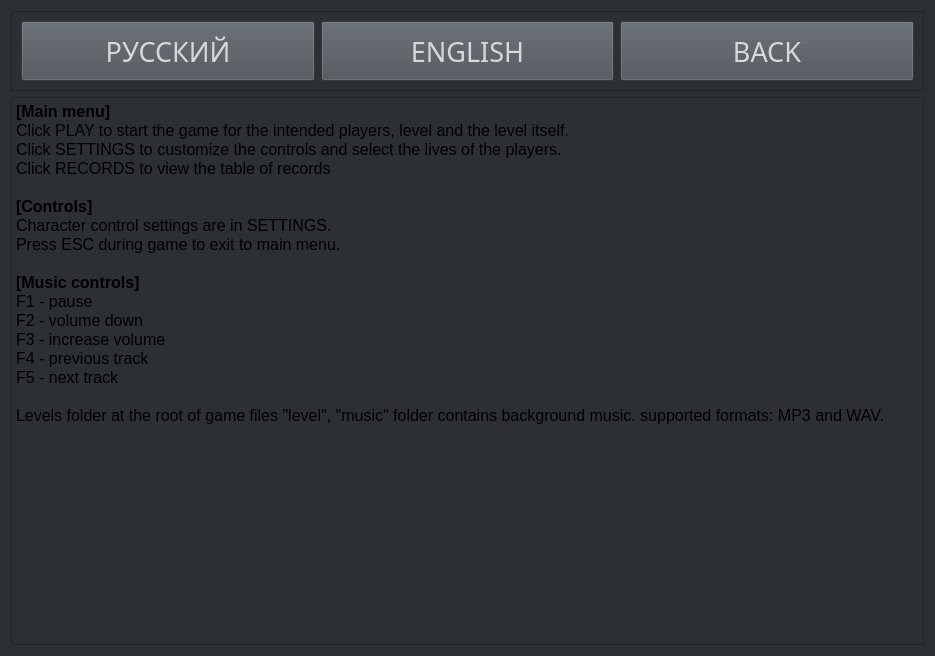
<?xml version="1.0" encoding="UTF-8"?>
<ui version="4.0">
 <class>Help</class>
 <widget class="QWidget" name="Help">
  <property name="geometry">
   <rect>
    <x>0</x>
    <y>0</y>
    <width>935</width>
    <height>656</height>
   </rect>
  </property>
  <property name="windowTitle">
   <string>Form</string>
  </property>
  <property name="styleSheet">
   <string notr="true">background-color: rgb(44, 47, 51);</string>
  </property>
  <layout class="QVBoxLayout" name="verticalLayout">
   <item>
    <widget class="QFrame" name="frame">
     <property name="sizePolicy">
      <sizepolicy hsizetype="Expanding" vsizetype="Maximum">
       <horstretch>0</horstretch>
       <verstretch>0</verstretch>
      </sizepolicy>
     </property>
     <property name="minimumSize">
      <size>
       <width>0</width>
       <height>0</height>
      </size>
     </property>
     <property name="frameShape">
      <enum>QFrame::StyledPanel</enum>
     </property>
     <property name="frameShadow">
      <enum>QFrame::Raised</enum>
     </property>
     <layout class="QHBoxLayout" name="horizontalLayout">
      <item>
       <widget class="QPushButton" name="pushButton">
        <property name="sizePolicy">
         <sizepolicy hsizetype="Expanding" vsizetype="Fixed">
          <horstretch>0</horstretch>
          <verstretch>0</verstretch>
         </sizepolicy>
        </property>
        <property name="minimumSize">
         <size>
          <width>0</width>
          <height>60</height>
         </size>
        </property>
        <property name="font">
         <font>
          <family>Press Start 2P</family>
          <pointsize>20</pointsize>
         </font>
        </property>
        <property name="styleSheet">
         <string notr="true">QPushButton {
	background-color: rgb(74, 80, 86);
	color: rgb(216, 216, 216);
}
QPushButton:hover:!pressed  {
	background-color: rgb(244, 226, 66);
	color: rgb(43, 43, 43);
}</string>
        </property>
        <property name="text">
         <string>РУССКИЙ</string>
        </property>
       </widget>
      </item>
      <item>
       <widget class="QPushButton" name="pushButton_2">
        <property name="sizePolicy">
         <sizepolicy hsizetype="Expanding" vsizetype="Fixed">
          <horstretch>0</horstretch>
          <verstretch>0</verstretch>
         </sizepolicy>
        </property>
        <property name="minimumSize">
         <size>
          <width>0</width>
          <height>60</height>
         </size>
        </property>
        <property name="font">
         <font>
          <family>Press Start 2P</family>
          <pointsize>20</pointsize>
         </font>
        </property>
        <property name="styleSheet">
         <string notr="true">QPushButton {
	background-color: rgb(74, 80, 86);
	color: rgb(216, 216, 216);
}
QPushButton:hover:!pressed  {
	background-color: rgb(244, 226, 66);
	color: rgb(43, 43, 43);
}</string>
        </property>
        <property name="text">
         <string>ENGLISH</string>
        </property>
       </widget>
      </item>
      <item>
       <widget class="QPushButton" name="pushButton_3">
        <property name="sizePolicy">
         <sizepolicy hsizetype="Expanding" vsizetype="Fixed">
          <horstretch>0</horstretch>
          <verstretch>0</verstretch>
         </sizepolicy>
        </property>
        <property name="minimumSize">
         <size>
          <width>0</width>
          <height>60</height>
         </size>
        </property>
        <property name="font">
         <font>
          <family>Press Start 2P</family>
          <pointsize>20</pointsize>
         </font>
        </property>
        <property name="styleSheet">
         <string notr="true">QPushButton {
	background-color: rgb(74, 80, 86);
	color: rgb(216, 216, 216);
}
QPushButton:hover:!pressed  {
	background-color: rgb(244, 226, 66);
	color: rgb(43, 43, 43);
}</string>
        </property>
        <property name="text">
         <string>BACK</string>
        </property>
       </widget>
      </item>
     </layout>
    </widget>
   </item>
   <item>
    <widget class="QTextBrowser" name="textBrowser">
     <property name="html">
      <string>&lt;!DOCTYPE HTML PUBLIC &quot;-//W3C//DTD HTML 4.0//EN&quot; &quot;http://www.w3.org/TR/REC-html40/strict.dtd&quot;&gt;
&lt;html&gt;&lt;head&gt;&lt;meta name=&quot;qrichtext&quot; content=&quot;1&quot; /&gt;&lt;meta charset=&quot;utf-8&quot; /&gt;&lt;style type=&quot;text/css&quot;&gt;
p, li { white-space: pre-wrap; }
&lt;/style&gt;&lt;/head&gt;&lt;body style=&quot; font-family:'Segoe UI'; font-size:9pt; font-weight:400; font-style:normal;&quot;&gt;
&lt;p style=&quot; margin-top:0px; margin-bottom:0px; margin-left:0px; margin-right:0px; -qt-block-indent:0; text-indent:0px;&quot;&gt;&lt;span style=&quot; font-size:12pt; font-weight:700;&quot;&gt;[Main menu]&lt;/span&gt;&lt;/p&gt;
&lt;p style=&quot; margin-top:0px; margin-bottom:0px; margin-left:0px; margin-right:0px; -qt-block-indent:0; text-indent:0px;&quot;&gt;&lt;span style=&quot; font-size:12pt;&quot;&gt;Click PLAY to start the game for the intended players, level and the level itself.&lt;/span&gt;&lt;/p&gt;
&lt;p style=&quot; margin-top:0px; margin-bottom:0px; margin-left:0px; margin-right:0px; -qt-block-indent:0; text-indent:0px;&quot;&gt;&lt;span style=&quot; font-size:12pt;&quot;&gt;Click SETTINGS to customize the controls and select the lives of the players.&lt;/span&gt;&lt;/p&gt;
&lt;p style=&quot; margin-top:0px; margin-bottom:0px; margin-left:0px; margin-right:0px; -qt-block-indent:0; text-indent:0px;&quot;&gt;&lt;span style=&quot; font-size:12pt;&quot;&gt;Click RECORDS to view the table of records&lt;/span&gt;&lt;/p&gt;
&lt;p style=&quot;-qt-paragraph-type:empty; margin-top:0px; margin-bottom:0px; margin-left:0px; margin-right:0px; -qt-block-indent:0; text-indent:0px; font-size:12pt;&quot;&gt;&lt;br /&gt;&lt;/p&gt;
&lt;p style=&quot; margin-top:0px; margin-bottom:0px; margin-left:0px; margin-right:0px; -qt-block-indent:0; text-indent:0px;&quot;&gt;&lt;span style=&quot; font-size:12pt; font-weight:700;&quot;&gt;[Controls]&lt;/span&gt;&lt;/p&gt;
&lt;p style=&quot; margin-top:0px; margin-bottom:0px; margin-left:0px; margin-right:0px; -qt-block-indent:0; text-indent:0px;&quot;&gt;&lt;span style=&quot; font-size:12pt;&quot;&gt;Character control settings are in SETTINGS.&lt;/span&gt;&lt;/p&gt;
&lt;p style=&quot; margin-top:0px; margin-bottom:0px; margin-left:0px; margin-right:0px; -qt-block-indent:0; text-indent:0px;&quot;&gt;&lt;span style=&quot; font-size:12pt;&quot;&gt;Press ESC during game to exit to main menu.&lt;/span&gt;&lt;/p&gt;
&lt;p style=&quot;-qt-paragraph-type:empty; margin-top:0px; margin-bottom:0px; margin-left:0px; margin-right:0px; -qt-block-indent:0; text-indent:0px; font-size:12pt;&quot;&gt;&lt;br /&gt;&lt;/p&gt;
&lt;p style=&quot; margin-top:0px; margin-bottom:0px; margin-left:0px; margin-right:0px; -qt-block-indent:0; text-indent:0px;&quot;&gt;&lt;span style=&quot; font-size:12pt; font-weight:700;&quot;&gt;[Music controls]&lt;/span&gt;&lt;/p&gt;
&lt;p style=&quot; margin-top:0px; margin-bottom:0px; margin-left:0px; margin-right:0px; -qt-block-indent:0; text-indent:0px;&quot;&gt;&lt;span style=&quot; font-size:12pt;&quot;&gt;F1 - pause&lt;/span&gt;&lt;/p&gt;
&lt;p style=&quot; margin-top:0px; margin-bottom:0px; margin-left:0px; margin-right:0px; -qt-block-indent:0; text-indent:0px;&quot;&gt;&lt;span style=&quot; font-size:12pt;&quot;&gt;F2 - volume down&lt;/span&gt;&lt;/p&gt;
&lt;p style=&quot; margin-top:0px; margin-bottom:0px; margin-left:0px; margin-right:0px; -qt-block-indent:0; text-indent:0px;&quot;&gt;&lt;span style=&quot; font-size:12pt;&quot;&gt;F3 - increase volume&lt;/span&gt;&lt;/p&gt;
&lt;p style=&quot; margin-top:0px; margin-bottom:0px; margin-left:0px; margin-right:0px; -qt-block-indent:0; text-indent:0px;&quot;&gt;&lt;span style=&quot; font-size:12pt;&quot;&gt;F4 - previous track&lt;/span&gt;&lt;/p&gt;
&lt;p style=&quot; margin-top:0px; margin-bottom:0px; margin-left:0px; margin-right:0px; -qt-block-indent:0; text-indent:0px;&quot;&gt;&lt;span style=&quot; font-size:12pt;&quot;&gt;F5 - next track&lt;/span&gt;&lt;/p&gt;
&lt;p style=&quot;-qt-paragraph-type:empty; margin-top:0px; margin-bottom:0px; margin-left:0px; margin-right:0px; -qt-block-indent:0; text-indent:0px; font-size:12pt;&quot;&gt;&lt;br /&gt;&lt;/p&gt;
&lt;p style=&quot; margin-top:0px; margin-bottom:0px; margin-left:0px; margin-right:0px; -qt-block-indent:0; text-indent:0px;&quot;&gt;&lt;span style=&quot; font-size:12pt;&quot;&gt;Levels folder at the root of game files &amp;quot;level&amp;quot;, &amp;quot;music&amp;quot; folder contains background music. supported formats: MP3 and WAV.&lt;/span&gt;&lt;/p&gt;&lt;/body&gt;&lt;/html&gt;</string>
     </property>
    </widget>
   </item>
  </layout>
 </widget>
 <resources/>
 <connections/>
</ui>
